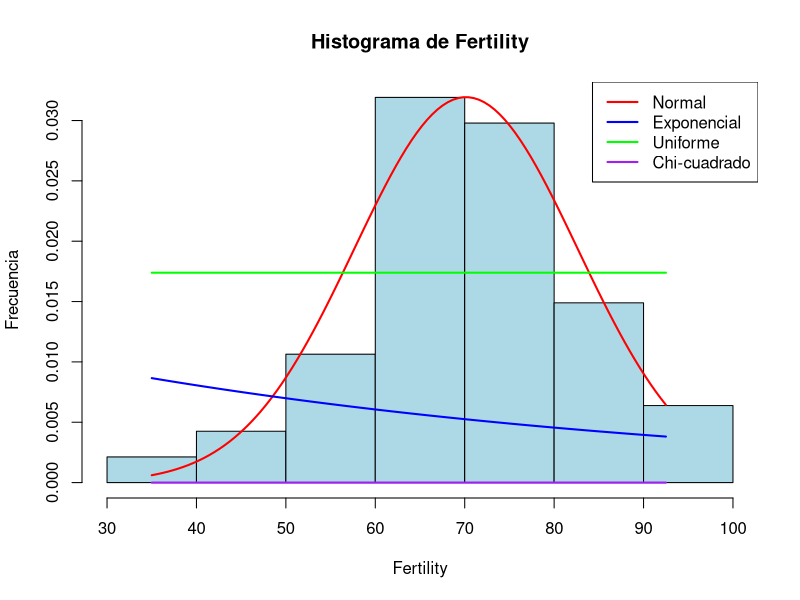
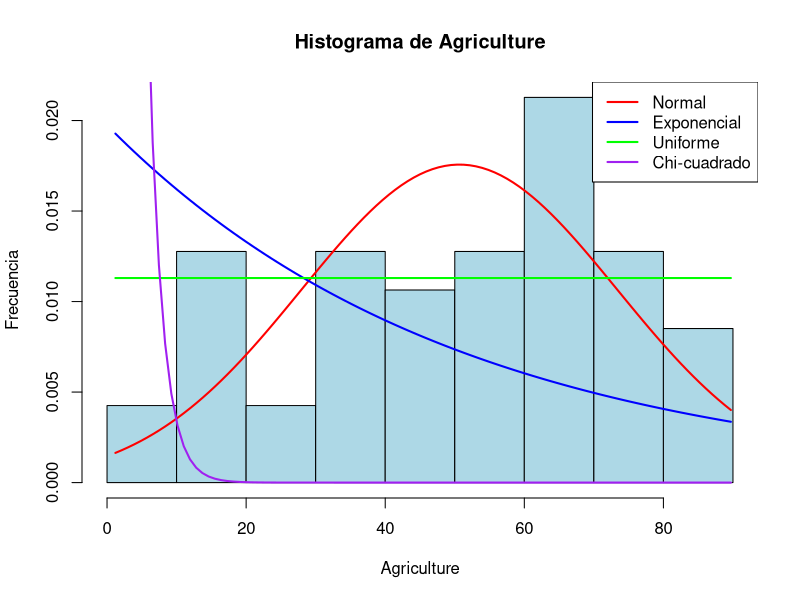
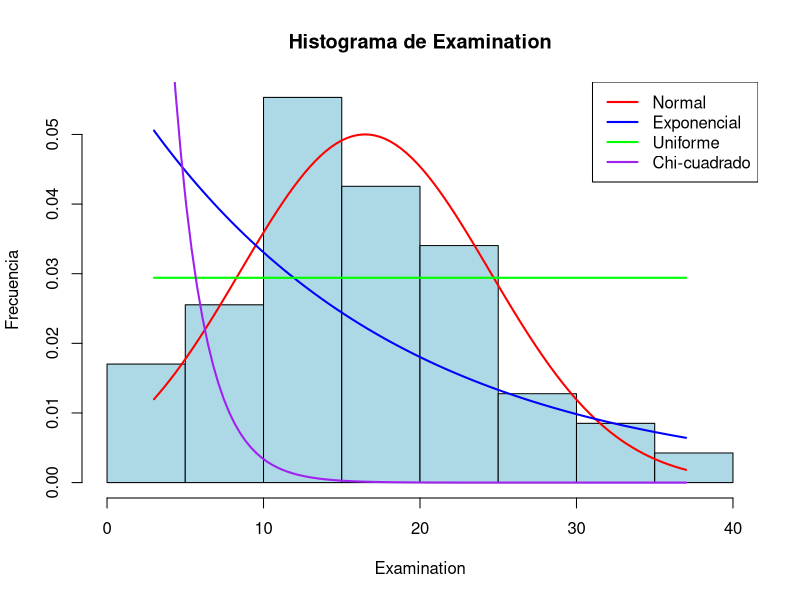
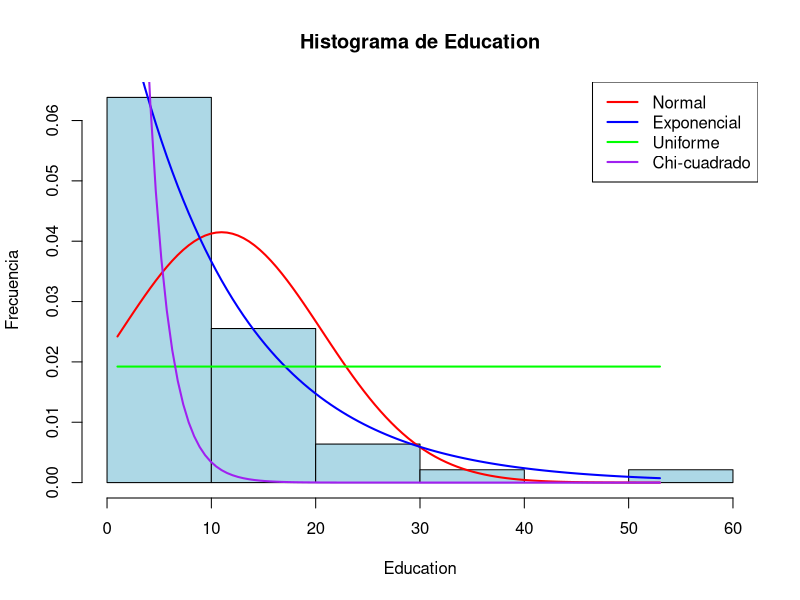
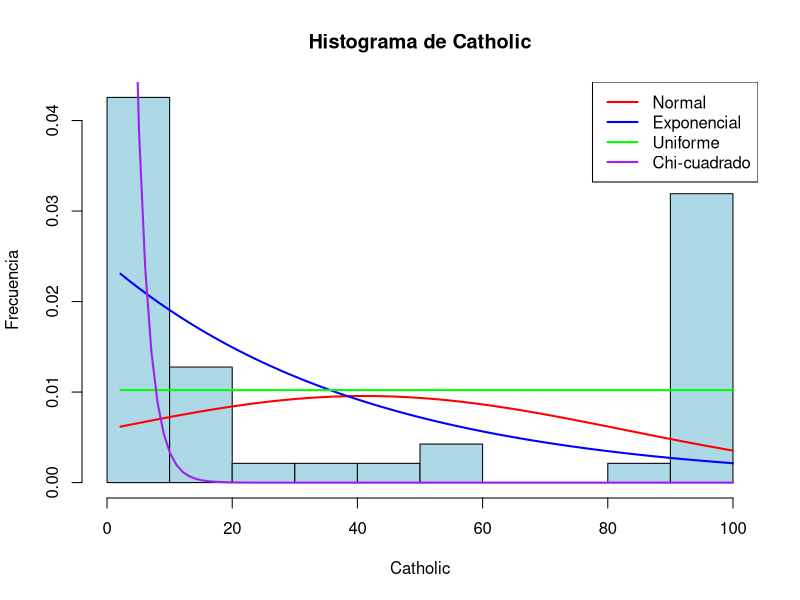
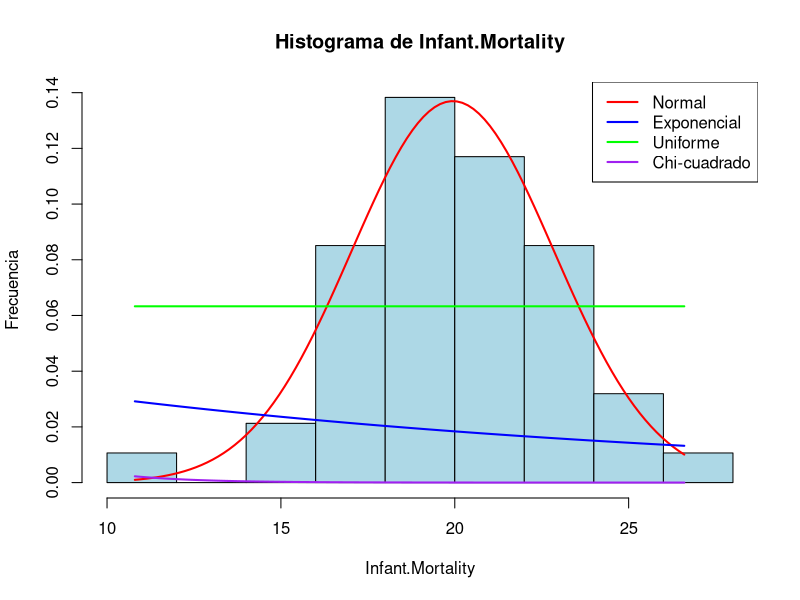

The R source for these figures, in order: (Note: this script raises an error after producing the figures.)
# Crear la carpeta "Histogramas" si no existe
if (!dir.exists("Histogramas")) {
  dir.create("Histogramas")
}

# Cargar el conjunto de datos swiss
data(swiss)

# Crear una lista de nombres de las variables en swiss
variables <- names(swiss)

# Iterar sobre cada variable y generar su histograma con las curvas de densidad
for (var in variables) {
  # Extraer la variable actual
  variable <- swiss[[var]]
  
  # Especificar el archivo de salida para guardar la imagen en la carpeta "Histogramas"
  png(filename = paste0("Histogramas/histograma_", var, ".png"), width = 800, height = 600)
  
  # Crear el histograma
  hist(variable, 
       main = paste("Histograma de", var), 
       xlab = var, 
       ylab = "Frecuencia", 
       col = "lightblue", 
       border = "black", 
       probability = TRUE)
  
  # Generar la secuencia de valores para las curvas de densidad
  x <- seq(min(variable), max(variable), length = 100)
  
  # Curva de densidad normal
  y_normal <- dnorm(x, mean = mean(variable), sd = sd(variable))
  lines(x, y_normal, col = "red", lwd = 2)
  
  # Curva de densidad exponencial
  y_exp <- dexp(x, rate = 1/mean(variable))
  lines(x, y_exp, col = "blue", lwd = 2)
  
  # Curva de densidad uniforme
  y_unif <- dunif(x, min = min(variable), max = max(variable))
  lines(x, y_unif, col = "green", lwd = 2)
  
  # Curva de densidad chi-cuadrado
  df <- 2  # Grados de libertad para la distribución chi-cuadrado
  y_chi <- dchisq(x, df = df)
  lines(x, y_chi, col = "purple", lwd = 2)
  
  # Agregar una leyenda
  legend("topright", legend = c("Normal", "Exponencial", "Uniforme", "Chi-cuadrado"),
         col = c("red", "blue", "green", "purple"), lwd = 2)
  
  # Cerrar el dispositivo gráfico para guardar la imagen
  dev.off()
}
#4. Crear el heatmap
ggplot(data = correlation_melted, aes(x = Var1, y = Var2, fill = value)) +
  geom_tile() +
  scale_fill_gradient2(low = "blue", high = "red", mid = "white", 
                       midpoint = 0, limit = c(-1, 1), 
                       name = "Correlación") +
  theme_minimal() +
  labs(title = "Matriz de Correlación del Dataset Swiss", 
       x = "Variables", 
       y = "Variables") +
  theme(axis.text.x = element_text(angle = 45, hjust = 1))